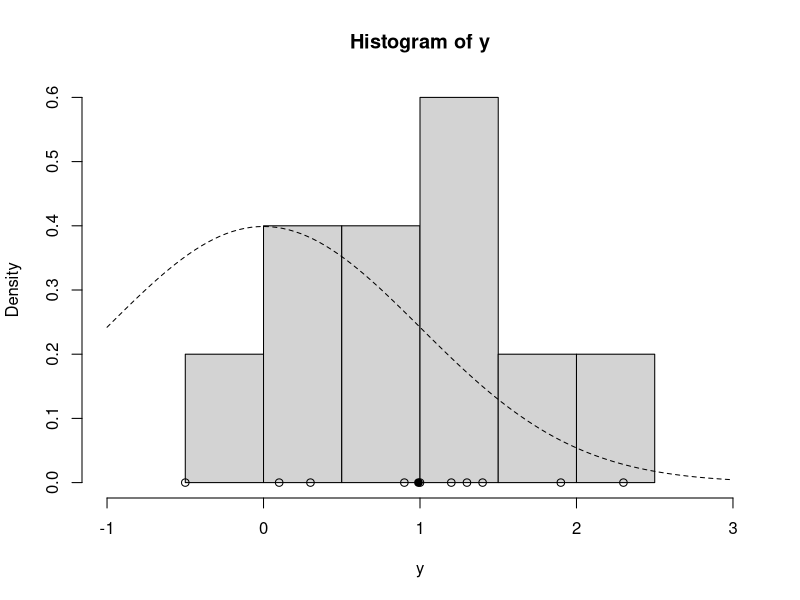
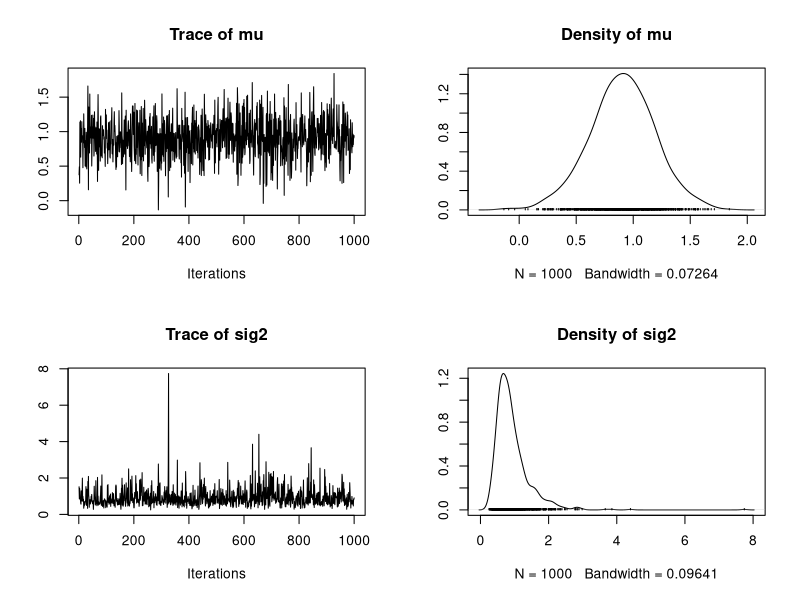

R code for these plots, in order:
# update function for mu and sig
#
#
update_mu = function(n, ybar, sig2, mu_0, sig2_0) {
  sig2_1 = 1.0 / (n / sig2 + 1.0 / sig2_0)
  mu_1 = sig2_1 * (n * ybar / sig2 + mu_0 / sig2_0)
  rnorm(n=1, mean=mu_1, sd=sqrt(sig2_1))
}

update_sig2 = function(n, y, mu, nu_0, beta_0) {
  nu_1 = nu_0 + n / 2.0
  sumsq = sum( (y - mu)^2 ) # vectorized
  beta_1 = beta_0 + sumsq / 2.0
  out_gamma = rgamma(n=1, shape=nu_1, rate=beta_1) # rate for gamma is shape for inv-gamma
  1.0 / out_gamma # reciprocal of a gamma random variable is distributed inv-gamma
}
#----------------------
#  GIBBS Sampling function
#
gibbs = function(y, n_iter, init, prior) {
  ybar = mean(y)
  n = length(y)
  
  ## initialize
  mu_out = numeric(n_iter)
  sig2_out = numeric(n_iter)
  
  mu_now = init$mu
  
  ## Gibbs sampler
  for (i in 1:n_iter) {
    sig2_now = update_sig2(n=n, y=y, mu=mu_now, nu_0=prior$nu_0, beta_0=prior$beta_0)
    mu_now = update_mu(n=n, ybar=ybar, sig2=sig2_now, mu_0=prior$mu_0, sig2_0=prior$sig2_0)
    
    sig2_out[i] = sig2_now
    mu_out[i] = mu_now
  }
  
  cbind(mu=mu_out, sig2=sig2_out)
}
# ----------------------------------------
# Set the Problem in R
#
y = c(1.2, 1.4, -0.5, 0.3, 0.9, 2.3, 1.0, 0.1, 1.3, 1.9)
ybar = mean(y)
n = length(y)

## prior
prior = list()
prior$mu_0 = 0.0
prior$sig2_0 = 1.0
prior$n_0 = 2.0 # prior effective sample size for sig2
prior$s2_0 = 1.0 # prior point estimate for sig2
prior$nu_0 = prior$n_0 / 2.0 # prior parameter for inverse-gamma
prior$beta_0 = prior$n_0 * prior$s2_0 / 2.0 # prior parameter for inverse-gamma

hist(y, freq=FALSE, xlim=c(-1.0, 3.0)) # histogram of the data
curve(dnorm(x=x, mean=prior$mu_0, sd=sqrt(prior$sig2_0)), lty=2, add=TRUE) # prior for mu
points(y, rep(0,n), pch=1) # individual data points
points(ybar, 0, pch=19) # sample mean
# -----------------------------------------
# Initialize and run the sampler
#
set.seed(53)

init = list()
init$mu = 0.0

post = gibbs(y=y, n_iter=1e3, init=init, prior=prior)
# ------------------------------------------
# Analysis
#
head(post)
tail(post)
library("coda")
plot(as.mcmc(post))
summary(as.mcmc(post))